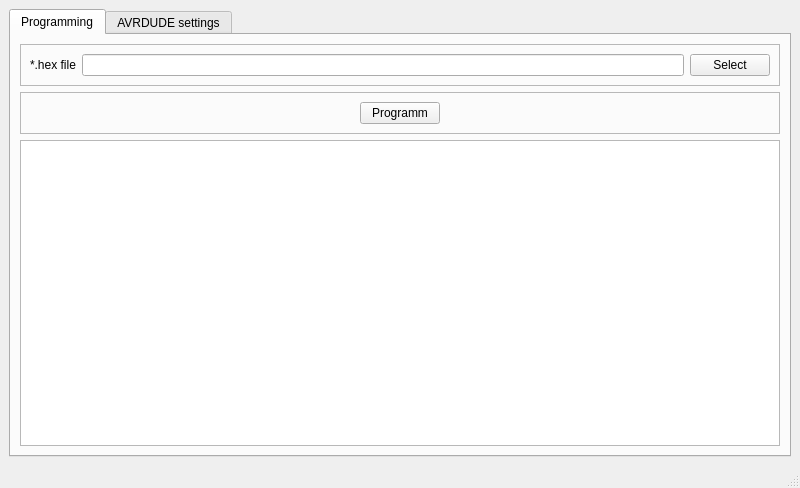
<?xml version="1.0" encoding="UTF-8"?>
<ui version="4.0">
 <class>MainWindow</class>
 <widget class="QMainWindow" name="MainWindow">
  <property name="geometry">
   <rect>
    <x>0</x>
    <y>0</y>
    <width>800</width>
    <height>488</height>
   </rect>
  </property>
  <property name="minimumSize">
   <size>
    <width>500</width>
    <height>300</height>
   </size>
  </property>
  <property name="windowTitle">
   <string>AVR Flasher</string>
  </property>
  <widget class="QWidget" name="centralwidget">
   <layout class="QVBoxLayout" name="verticalLayout">
    <item>
     <widget class="QTabWidget" name="tabWidget">
      <property name="currentIndex">
       <number>0</number>
      </property>
      <widget class="QWidget" name="tab">
       <attribute name="title">
        <string>Programming</string>
       </attribute>
       <layout class="QVBoxLayout" name="verticalLayout_2">
        <item>
         <widget class="QFrame" name="frame">
          <property name="frameShape">
           <enum>QFrame::StyledPanel</enum>
          </property>
          <property name="frameShadow">
           <enum>QFrame::Raised</enum>
          </property>
          <layout class="QHBoxLayout" name="horizontalLayout_2">
           <item>
            <widget class="QLabel" name="label">
             <property name="text">
              <string>*.hex file</string>
             </property>
            </widget>
           </item>
           <item>
            <widget class="QLineEdit" name="lineEdit"/>
           </item>
           <item>
            <widget class="QPushButton" name="selectAVRdude">
             <property name="text">
              <string>Select</string>
             </property>
            </widget>
           </item>
          </layout>
         </widget>
        </item>
        <item>
         <widget class="QFrame" name="frame_2">
          <property name="frameShape">
           <enum>QFrame::StyledPanel</enum>
          </property>
          <property name="frameShadow">
           <enum>QFrame::Raised</enum>
          </property>
          <layout class="QHBoxLayout" name="horizontalLayout">
           <item>
            <spacer name="horizontalSpacer">
             <property name="orientation">
              <enum>Qt::Horizontal</enum>
             </property>
             <property name="sizeHint" stdset="0">
              <size>
               <width>307</width>
               <height>20</height>
              </size>
             </property>
            </spacer>
           </item>
           <item>
            <widget class="QPushButton" name="programmButton">
             <property name="text">
              <string>Programm</string>
             </property>
            </widget>
           </item>
           <item>
            <spacer name="horizontalSpacer_2">
             <property name="orientation">
              <enum>Qt::Horizontal</enum>
             </property>
             <property name="sizeHint" stdset="0">
              <size>
               <width>306</width>
               <height>20</height>
              </size>
             </property>
            </spacer>
           </item>
          </layout>
         </widget>
        </item>
        <item>
         <widget class="QTextEdit" name="textLog"/>
        </item>
       </layout>
      </widget>
      <widget class="QWidget" name="tab_2">
       <attribute name="title">
        <string>AVRDUDE settings</string>
       </attribute>
       <layout class="QVBoxLayout" name="verticalLayout_3">
        <item>
         <widget class="QGroupBox" name="groupBox">
          <property name="title">
           <string>AVRDUDE location</string>
          </property>
          <layout class="QVBoxLayout" name="verticalLayout_5">
           <item>
            <widget class="QTextEdit" name="textEdit"/>
           </item>
           <item>
            <widget class="QFrame" name="frame_3">
             <property name="minimumSize">
              <size>
               <width>0</width>
               <height>50</height>
              </size>
             </property>
             <property name="frameShape">
              <enum>QFrame::StyledPanel</enum>
             </property>
             <property name="frameShadow">
              <enum>QFrame::Raised</enum>
             </property>
             <layout class="QHBoxLayout" name="horizontalLayout_4">
              <item>
               <spacer name="horizontalSpacer_5">
                <property name="orientation">
                 <enum>Qt::Horizontal</enum>
                </property>
                <property name="sizeHint" stdset="0">
                 <size>
                  <width>295</width>
                  <height>20</height>
                 </size>
                </property>
               </spacer>
              </item>
              <item>
               <widget class="QPushButton" name="selectAvrdude">
                <property name="text">
                 <string>Select</string>
                </property>
               </widget>
              </item>
              <item>
               <spacer name="horizontalSpacer_6">
                <property name="orientation">
                 <enum>Qt::Horizontal</enum>
                </property>
                <property name="sizeHint" stdset="0">
                 <size>
                  <width>294</width>
                  <height>20</height>
                 </size>
                </property>
               </spacer>
              </item>
             </layout>
            </widget>
           </item>
          </layout>
         </widget>
        </item>
        <item>
         <widget class="QGroupBox" name="groupBox_2">
          <property name="title">
           <string>Parameters</string>
          </property>
          <layout class="QVBoxLayout" name="verticalLayout_4">
           <item>
            <widget class="QTextEdit" name="textEdit_2"/>
           </item>
          </layout>
         </widget>
        </item>
        <item>
         <widget class="QFrame" name="frame_5">
          <property name="frameShape">
           <enum>QFrame::StyledPanel</enum>
          </property>
          <property name="frameShadow">
           <enum>QFrame::Raised</enum>
          </property>
          <layout class="QHBoxLayout" name="horizontalLayout_3">
           <item>
            <spacer name="horizontalSpacer_3">
             <property name="orientation">
              <enum>Qt::Horizontal</enum>
             </property>
             <property name="sizeHint" stdset="0">
              <size>
               <width>307</width>
               <height>20</height>
              </size>
             </property>
            </spacer>
           </item>
           <item>
            <widget class="QPushButton" name="saveSettings">
             <property name="text">
              <string>Save</string>
             </property>
            </widget>
           </item>
           <item>
            <spacer name="horizontalSpacer_4">
             <property name="orientation">
              <enum>Qt::Horizontal</enum>
             </property>
             <property name="sizeHint" stdset="0">
              <size>
               <width>306</width>
               <height>20</height>
              </size>
             </property>
            </spacer>
           </item>
          </layout>
         </widget>
        </item>
        <item>
         <spacer name="verticalSpacer">
          <property name="orientation">
           <enum>Qt::Vertical</enum>
          </property>
          <property name="sizeHint" stdset="0">
           <size>
            <width>20</width>
            <height>17</height>
           </size>
          </property>
         </spacer>
        </item>
       </layout>
      </widget>
     </widget>
    </item>
   </layout>
  </widget>
  <widget class="QMenuBar" name="menubar">
   <property name="geometry">
    <rect>
     <x>0</x>
     <y>0</y>
     <width>800</width>
     <height>26</height>
    </rect>
   </property>
  </widget>
  <widget class="QStatusBar" name="statusbar"/>
 </widget>
 <resources/>
 <connections/>
</ui>
